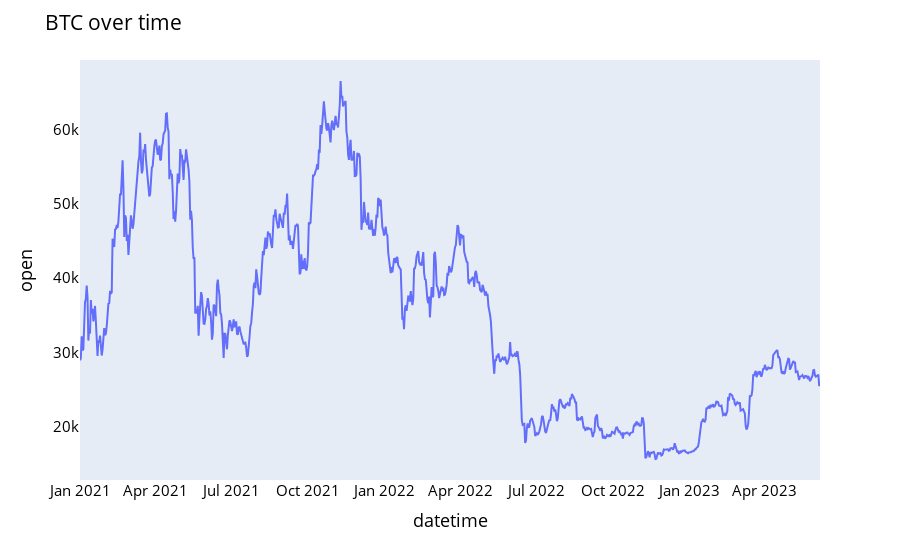

The notebook cell this image was saved under:
### Markdown cell above
### Viz

### Code cell
names = cycle(['historical close price','Predicted close price - 400 days'])

fig = px.line(df_BTC, x=df_BTC.datetime, y=df_BTC.open,
             labels={'Date': 'Date','value':'Stock value'})
fig.update_layout(title_text='BTC over time', font_size=15, font_color='black',legend_title_text='Parameters')
fig.for_each_trace(lambda t:  t.update(name = next(names)))
fig.update_xaxes(showgrid=False)
fig.update_yaxes(showgrid=False)

fig.show()

### Figure 1 — Plotly figure (JSON) as saved in the notebook; plotly's stock layout.template omitted (floating-point values rounded to 4 significant figures; data arrays with more than 128 entries replaced by an {"elided": "..."} marker saying what was removed)
{"data": [{"hovertemplate": "datetime=%{x}<br>open=%{y}<extra></extra>", "legendgroup": "", "line": {"color": "#636efa", "dash": "solid"}, "marker": {"symbol": "circle"}, "mode": "lines", "name": "historical close price", "orientation": "v", "showlegend": false, "type": "scatter", "x": {"elided": "887 str values"}, "xaxis": "x", "y": {"elided": "887 float values"}, "yaxis": "y"}], "layout": {"autosize": true, "font": {"color": "black", "size": 15}, "legend": {"title": {"text": "Parameters"}, "tracegroupgap": 0}, "margin": {"t": 60}, "title": {"text": "BTC over time"}, "xaxis": {"anchor": "y", "autorange": true, "domain": [0, 1], "range": ["2021-01-01", "2023-06-06"], "showgrid": false, "title": {"text": "datetime"}, "type": "date"}, "yaxis": {"anchor": "x", "autorange": true, "domain": [0, 1], "range": [12820.0, 69350.0], "showgrid": false, "title": {"text": "open"}, "type": "linear"}}}
